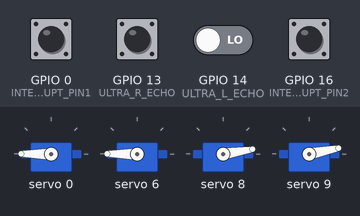
The sketch below on a simulated ESP8266 (NodeMCU). On the bench: 4 × servo. Inputs (shaded band) come from the test bench; at power-on: GPIO 0 (INTERRUPT_PIN1) HIGH, GPIO 13 (ULTRA_R_ECHO), GPIO 14 (ULTRA_L_ECHO), GPIO 16 (INTERRUPT_PIN2) LOW. WiFi joins after 1.5 s; servers stay silent unless stated.

Above: at 9.0 s.
At 12.6 s:
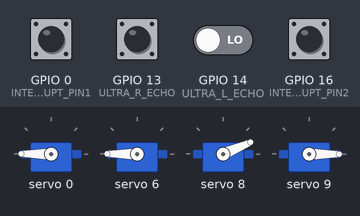
12.7 s: GPIO 13 (ULTRA_R_ECHO) pulsed HIGH 2 times (0.12 s each, 0.3 s apart)
At 15.1 s:
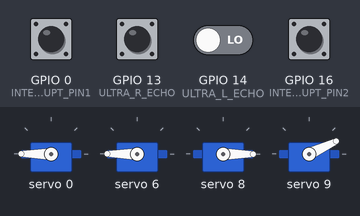
Timing chart, 0 to 22.2 s (numbered marks = the images above; inputs shaded):
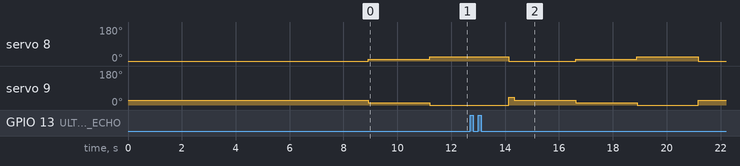

The sketch:

Src.ino
```cpp
// main.ino

#include "Arduino.h"
#include "move.h"
#include "algo.h"
#include "wifi.h"
#include "servo.h"
#include "ultra.h"

#include <string>

using namespace std;

//#define TEST
//#define DEBUG
#define WIFI_DEBUG

// setting for serial
#ifdef DEBUG
#define SERIAL_BAUD_RATE 115200
#endif

// interrupt pins
#define INTERRUPT_PIN1 0
#define INTERRUPT_PIN2 16
#define INTERRUPT_PIN3 2

// wifi strengh terminal
#define WIFI_TERMINAL -40

// forward pace
#define PACE 8
// 6.25 * frac
#define FORWARD_ARGU 1.5

// setting for table
typedef uint16_t TABLE_TYPE;
#define TABLE_SIZE 128

// talbe  6.25cm each
TABLE_TYPE table[TABLE_SIZE][TABLE_SIZE];

// position of the car
float position[2];

// direction
int direction = 0;

// distance
int g_distance = 1000;
int g_lastDistance[2] = {0, 0};

// init varibles for libs
Move g_move;
Wifi g_wifi;
Algo g_algo;
Servo g_servo;
Ultra g_ultra;

void setup()
{
#ifdef DEBUG
    // init serial
    Serial.begin(SERIAL_BAUD_RATE);
    Serial.println("\n\n\nserial debug start");
#endif

    // init interrupt pins
    pinMode(INTERRUPT_PIN1, INPUT);
    pinMode(INTERRUPT_PIN2, INPUT);
    pinMode(INTERRUPT_PIN3, INPUT);

    // init position
    position[0] = TABLE_SIZE / 2;
    position[1] = TABLE_SIZE / 2;

    // init wifi
    g_wifi.init();
#ifdef WIFI_DEBUG
    g_wifi.broadcast("start wifi debug");
#endif
}

void loop()
{
#ifdef TEST
    int strengh = g_wifi.getWifiStrengh();
    Serial.println(strengh);
#endif

#ifndef TEST

#ifdef DEBUG
    Serial.println("new loop");
#endif

#ifdef WIFI_DEBUG
    char debugString[1024];
#endif

    int strengh = g_wifi.getWifiStrengh();

    g_distance = g_algo.wifi2Distance(strengh);
    if (g_distance != 0)
    {
        g_algo.updatePara(g_distance);
    }

#ifdef WIFI_DEBUG
    sprintf(debugString, "strengh: %d, distance: %d", strengh, g_distance);
    g_wifi.broadcast(debugString);
    delay(300);
#endif

    int maxPoint = -1;
    int maxAddPoint = -1;
    int maxX = -1;
    int maxY = -1;
    for (int i = 0; i < TABLE_SIZE; ++i)
    {
        for (int j = 0; j < TABLE_SIZE; ++j)
        {
            table[i][j] *= 0.8;
            int addPoint = g_algo.distance2Point(i, j, position, g_distance);
            table[i][j] += addPoint;
            if (table[i][j] > maxPoint)
            {
                maxAddPoint = addPoint;
                maxPoint = table[i][j];
                maxX = i;
                maxY = j;
            }
        }
    }

    int angle = g_algo.getAngle(maxX, maxY, position);
    int turn = angle - direction;

#ifdef WIFI_DEBUG
    sprintf(debugString, "max: %d, %d  max point: %d  add: %d  angle: %d  turn: %d", maxX, maxY, maxPoint, maxAddPoint, angle, turn);
    g_wifi.broadcast(debugString);
#endif

    // modify g_lastDistance
    int compareDistance = g_lastDistance[0] + g_lastDistance[1] / 2;
    g_lastDistance[0] = g_lastDistance[1];
    g_lastDistance[1] = g_distance;

    if(compareDistance - g_distance < float(PACE) * FORWARD_ARGU)
    {
        // change to new direction
        if (turn < 0)
            g_move.left(-turn);
        else
            g_move.right(turn);
        direction += turn;
    }

    // avoid
    g_ultra.mesureDistance();
    int lDistance = g_ultra.getLDistance();
    int rDistance = g_ultra.getRDistance();

    // do not turn left
    bool rPref = false;

    while((lDistance != 0 && lDistance < 10 * PACE) || (rDistance != 0 && rDistance < 10 * PACE)
        || digitalRead(INTERRUPT_PIN1) == LOW || digitalRead(INTERRUPT_PIN2) == LOW || digitalRead(INTERRUPT_PIN3) == LOW)
    {
        int angle = 30;
        for(; angle < 120; angle += 30)
        {
            g_servo.setAngle(angle);

            g_ultra.mesureDistance();
            lDistance = g_ultra.getLDistance();
            rDistance = g_ultra.getRDistance();

            if(lDistance > 10 * PACE && !rPref)
            {
                g_move.left(angle);
                g_servo.setAngle(0);
                break;
            }

            if(rDistance > 10 * PACE)
            {
                rPref = true;
                g_move.right(angle);
                g_servo.setAngle(0);
                break;
            }
        }

        if(angle == 150)
        {
            g_move.left(90);
            g_servo.setAngle(0);
        }
    }

    float forwardDistance = g_move.forward(PACE);

    g_algo.updatePosition(position, direction, forwardDistance);
#ifdef WIFI_DEBUG
    sprintf(debugString, "position: %f, %f  direction: %d  forward: %f\n", *position, *(position + 1), direction, forwardDistance);
    g_wifi.broadcast(debugString);
#endif

#ifdef DEBUG
    delay(1000);
#endif

#endif
}
```

algo.cpp
```cpp
// algo.cpp

#include "algo.h"
#include "Arduino.h"

#define PI 3.14

#define ALGO_WIFI_N 23 //N = 10 * n, n = 3.25-4.5, environment attenuation factor
#define ALGO_WIFI_A -55  // standard RSSI in 1 meter from becon to board

//#define DEBUG

// define the const that will be used
Algo::Algo()
{
    pointNear = 0;
    pointFar = 0;
    kNear = 0;
    kFar = 0;
    mag = 1;
}

// return in cm
int Algo::wifi2Distance(int strengh)
{
    float iu = (float)(ALGO_WIFI_A - strengh) / (float)ALGO_WIFI_N;
    float distance = powf(10.0, iu);
    return distance * 100;
}

int Algo::distance2Point(int x, int y, const float *position, int refDistance)
{
    double distance = 12.5 * sqrt(sq(x - *position) + sq(y - *(position + 1)));
    int point;
    if (distance < refDistance)
    {
        if (distance < pointNear)
        {
            point = 80 - (pointNear - distance) * kFar;
        }
        else
        {
            point = 100 - (refDistance - distance) * kNear;
        }
    }
    else
    {
        if (distance > pointFar)
        {
            point = 80 - (distance - pointFar) * kFar;
        }
        else
        {
            point = 100 - (distance - refDistance) * kNear;
        }
    }

    if(point < 0)
        return 0;

    return point * mag;
}

void Algo::updatePara(float refDistance)
{
    if(refDistance == 0)
    {
        return;
    }
    float div3 = refDistance / 3.0;
    pointNear = refDistance - div3;
    pointFar = refDistance + div3;

    // 20 / (R/3)
    kNear = 60.0 / refDistance;

    // 80 / (2R/3)
    kFar = 120.0 / refDistance;

    mag = (float)(400 - refDistance) / 100.0;
    if(mag < 1)
    {
        mag = 1;
    }

#ifdef DEBUG
    Serial.printf("%f %f %f %f %f\n", pointNear, pointFar, kNear, kFar, mag);
#endif
}

// negative for turning left
int Algo::getAngle(float x, float y, const float *position)
{
    if(*(position + 1) == y)
    {
        if(*(position + 1) > y)
            return - PI / 2;
        else
            return PI / 2;
    }
    else if(y > *(position + 1))  // 1, 2
    {
        return atan((*position - x) / (*(position + 1) - y)) * 180 / PI;
    }
    else if(x > *position) // 4
    {
        return atan((*position - x) / (*(position + 1) - y)) * 180 / PI + 180;
    }
    else  // 3
    {
        return atan((*position - x) / (*(position + 1) - y)) * 180 / PI - 180;
    }
}

void Algo::updatePosition(float *position, int direction, float pace)
{
    float rad = (float)direction / 180 * PI;
    *position += sin(rad) * pace;
    *(position + 1) += cos(rad) * pace;
}
```

algo.h
```cpp
// algo.h
#include <vector>

using namespace std;

#ifndef ALGO_H
#define ALGO_H

class Algo
{
public:
    Algo();
    int wifi2Distance(int strength);
    int distance2Point(int x, int y, const float *position, int refDistance);
    void updatePara(float refDistance);
    int getAngle(float x, float y, const float *position);
    void updatePosition(float *position, int direction, float pace);
private:
    float mag;
    float pointNear;
    float pointFar;
    float kNear;
    float kFar;
};

#endif
```

move.cpp
```cpp
// move.cpp

#include "move.h"
#include "Arduino.h"

#include <QMC5883L.h>

//#define DEBUG

#define MOVE_PWMA 0
#define MOVE_AIN2 1
#define MOVE_AIN1 2
#define MOVE_STBY 3
#define MOVE_BIN1 4
#define MOVE_BIN2 5
#define MOVE_PWMB 6

// interrupt pins
#define INTERRUPT_PIN1 0
#define INTERRUPT_PIN2 16
#define INTERRUPT_PIN3 2

#define MOVE_FORWARD_LEFT 4000
#define MOVE_FORWARD_RIGHT 4000

#define MOVE_TURN_LEFT 4000
#define MOVE_TURN_RIGHT 4000

#define MOVE_FORWARD_CONS 32

#define MOVE_TURN_LEFT_CONS 15
#define MOVE_TURN_LEFT_INIT 90

#define MOVE_TURN_RIGHT_CONS 14
#define MOVE_TURN_RIGHT_INIT 0

extern Move g_move;

Move::Move()
{
    pwm = Adafruit_PWMServoDriver();
    pwm.begin();
}

void Move::forward()
{
#ifdef DEBUG
    Serial.println("move forward");
#endif
    stall();
    pwm.setPWM(MOVE_AIN1, 4096, 0);
    pwm.setPWM(MOVE_AIN2, 0, 4096);
    pwm.setPWM(MOVE_PWMA, 0, MOVE_FORWARD_LEFT);

    pwm.setPWM(MOVE_BIN1, 4096, 0);
    pwm.setPWM(MOVE_BIN2, 0, 4096);
    pwm.setPWM(MOVE_PWMB, 0, MOVE_FORWARD_RIGHT);
    restart();
}

void Move::stop()
{
#ifdef DEBUG
    Serial.println("move stop");
#endif
    stall();
    pwm.setPWM(MOVE_AIN1, 0, 4096);
    pwm.setPWM(MOVE_AIN2, 0, 4096);

    pwm.setPWM(MOVE_BIN1, 0, 4096);
    pwm.setPWM(MOVE_BIN2, 0, 4096);
    restart();
}

void Move::right()
{
#ifdef DEBUG
    Serial.println("move right");
#endif
    stall();
    pwm.setPWM(MOVE_AIN1, 4096, 0);
    pwm.setPWM(MOVE_AIN2, 0, 4096);
    pwm.setPWM(MOVE_PWMA, 0, MOVE_TURN_LEFT);

    pwm.setPWM(MOVE_BIN1, 0, 4096);
    pwm.setPWM(MOVE_BIN2, 4096, 0);
    pwm.setPWM(MOVE_PWMB, 0, MOVE_TURN_RIGHT);
    restart();
}

void Move::left()
{
#ifdef DEBUG
    Serial.println("move left");
#endif
    stall();
    pwm.setPWM(MOVE_AIN1, 0, 4096);
    pwm.setPWM(MOVE_AIN2, 4096, 0);
    pwm.setPWM(MOVE_PWMA, 0, MOVE_TURN_LEFT);

    pwm.setPWM(MOVE_BIN1, 4096, 0);
    pwm.setPWM(MOVE_BIN2, 0, 4096);
    pwm.setPWM(MOVE_PWMB, 0, MOVE_TURN_RIGHT);
    restart();
}

void Move::left(QMC5883L *compass, int angle)
{
#ifdef DEBUG
    Serial.print("move right: ");
    Serial.println(angle);
#endif
	angle %= 360;
	int init = compass->readHeading();
	int target = init < angle ? (init - angle + 360) : (init - angle);
#ifdef DEBUG
    Serial.print("init: ");
    Serial.println(init);
	Serial.print("target: ");
    Serial.println(target);
#endif
	left();
	int head;
	do
	{
		head = compass->readHeading();
		yield();
#ifdef DEBUG
		Serial.print("head: ");
		Serial.println(head);
#endif
	} while(head < target - 5 || head > target + 5);

	stop();
}

void Move::right(QMC5883L *compass, int angle)
{
	angle %= 360;
	int head = compass->readHeading();

	left();
	while(head - compass->readHeading() > angle);
	stop();
}

void Move::left(int angle)
{
	left();
	delay(angle * MOVE_TURN_LEFT_CONS + MOVE_TURN_LEFT_INIT);
	stop();
}

void Move::right(int angle)
{
	right();
	delay(angle * MOVE_TURN_RIGHT_CONS + MOVE_TURN_RIGHT_INIT);
	stop();
}

float Move::forward(int grid)
{
    // reset para
    start = 0;
    end = 0;

    start = millis();
    forward();

    int grid4 = grid * 4;

    for(int i = 0; i < grid4; i++)
    {
        if(digitalRead(INTERRUPT_PIN1) == LOW || digitalRead(INTERRUPT_PIN2) == LOW || digitalRead(INTERRUPT_PIN3) == LOW)
        {
            stop();
            end = millis();
            break;
        }

        delay(MOVE_FORWARD_CONS);
    }

    if(end == 0)
    {
        end = millis();
    }
    stop();

    return (float)(end - start) / (float)MOVE_FORWARD_CONS / 4;
}
```

move.h
```cpp
// move.h

#ifndef MOVE_H
#define MOVE_H

#include <Wire.h>
#include <Adafruit_PWMServoDriver.h>
#include <QMC5883L.h>

class Move
{
private:
    Adafruit_PWMServoDriver pwm;
    inline void stall() {pwm.setPWM(3, 0, 4096);};
    inline void restart() {pwm.setPWM(3, 4096, 0);};
    unsigned long start;
    unsigned long end;
public:
    Move();
    void forward();
    void left(QMC5883L *compass, int angle);
    void right(QMC5883L *compass, int angle);
	void left(int angle);
	void right(int angle);
    float forward(int distance);
	void left();
	void right();
	void stop();

    void stopTimer(){end = millis();};
};

#endif
```

servo.cpp
```cpp
// servo.cpp

#include "servo.h"
#include "Arduino.h"

#define SERVO_ARGU 1.2
#define SERVO_LEFT_INIT 85
#define SERVO_RIGHT_INIT 90


Servo::Servo()
{
    pwm = Adafruit_PWMServoDriver();
    pwm.begin();
}

void Servo::setAngle(int angle)
{
    if(angle < 0)
    {
        angle = 0;
    }

    if(angle > 120)
    {
        angle = 120;
    }
    pwm.setPWM(8, 0, angle * SERVO_ARGU + SERVO_LEFT_INIT);
    pwm.setPWM(9, 0, (120 - angle) * SERVO_ARGU + SERVO_RIGHT_INIT);

    delay(200);
}
```

servo.h
```cpp
// servo.h

#ifndef SERVO_H
#define SERVO_H

#include <Wire.h>
#include <Adafruit_PWMServoDriver.h>

class Servo
{
private:
    Adafruit_PWMServoDriver pwm;
public:
    Servo();
    void setAngle(int angle);
};

#endif
```

ultra.cpp
```cpp
// ultra.cpp

#include "ultra.h"
#include "Arduino.h"

#define ULTRA_L_TRIG 12
#define ULTRA_L_ECHO 14
#define ULTRA_R_TRIG 15
#define ULTRA_R_ECHO 13


Ultra::Ultra()
{
    pinMode(ULTRA_L_TRIG, OUTPUT);
    pinMode(ULTRA_L_ECHO, INPUT);
    pinMode(ULTRA_R_TRIG, OUTPUT);
    pinMode(ULTRA_R_ECHO, INPUT);
}

void Ultra::mesureDistance()
{
    digitalWrite(ULTRA_L_TRIG, LOW);
    delay(5);

    digitalWrite(ULTRA_L_TRIG, HIGH);
    delay(10);
    digitalWrite(ULTRA_L_TRIG, LOW);

    long lDuration = pulseIn(ULTRA_L_ECHO, HIGH);
    lDistance= lDuration*0.034/2;

    digitalWrite(ULTRA_R_TRIG, LOW);
    delay(5);

    digitalWrite(ULTRA_R_TRIG, HIGH);
    delay(10);
    digitalWrite(ULTRA_R_TRIG, LOW);

    long rDuration = pulseIn(ULTRA_R_ECHO, HIGH);
    rDistance= rDuration*0.034/2;

    delay(50);
}
```

ultra.h
```cpp
// ultra.h

#ifndef ULTRA_H
#define ULTRA_H

class Ultra
{
private:
    int lDistance;
    int rDistance;
public:
    Ultra();
    void mesureDistance();
    inline int getLDistance() {return lDistance;};
    inline int getRDistance() {return rDistance;};
};

#endif
```

wifi.cpp
```cpp
// wifi.cpp

#include "wifi.h"
#include "Arduino.h"

#include <ESP8266WiFi.h>
#include <WiFiUdp.h>

//#define DEBUG

#define PORT 8110

Wifi::Wifi()
{

}

void Wifi::init()
{
#ifdef DEBUG
	Serial.println("start connect wifi");
#endif
	WiFi.mode(WIFI_STA);
	WiFi.begin(SSID, PASSWORD);
	while (WiFi.status() != WL_CONNECTED)
	{
		delay(500);
#ifdef DEBUG
		Serial.print("*");
#endif
	}

#ifdef DEBUG
	Serial.println("    WiFi connection Successful");
#endif


}

int Wifi::getWifiStrengh()
{
	int r = 0;
	int sig = 0;
	delay(200);
	int times = 0;
	while(times < 3)
	{
		r = WiFi.RSSI();
		if(r == 0)
		{
			times = 0;
			continue;
		}

		if(r == sig)
		{
			times++;
		}
		else
		{
			sig = r;
			times = 0;
		}

		delay(200);
	}
    return r;
}

void Wifi::broadcast(const char *message)
{
#ifdef DEBUG
	Serial.print("wifi send: ");
	Serial.println(message);
#endif
	udp.beginPacket("255.255.255.255", 8110);
	udp.write(message, strlen(message));
	udp.endPacket();
}
```

wifi.h
```cpp
// wifi.h

#ifndef WIFI_H
#define WIFI_H

#include <WiFiUdp.h>

const char SSID[] = "Chenyu Jiang's iPhone";
const char PASSWORD[] = "12345678";

class Wifi
{
public:
	int getWifiStrengh();
	void init();
	void broadcast(const char *message);
	Wifi();
private:
	WiFiUDP udp;
};

#endif
```
